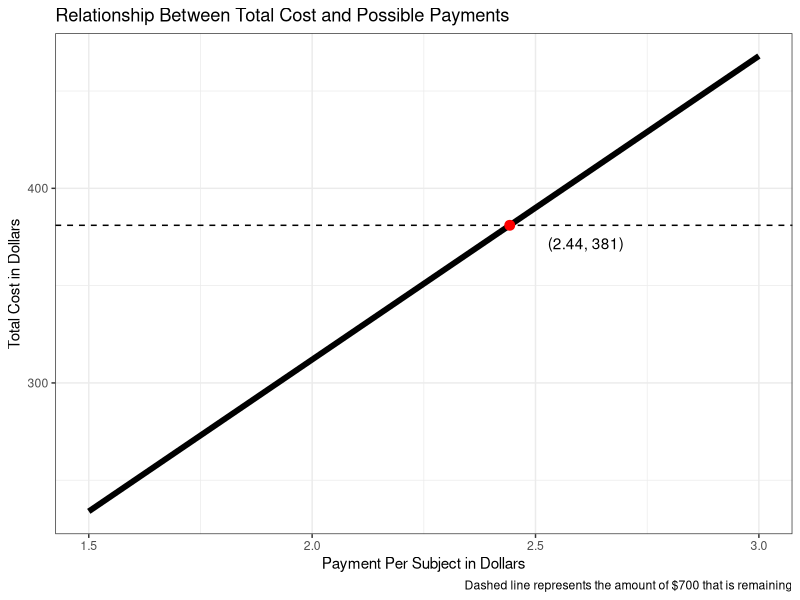
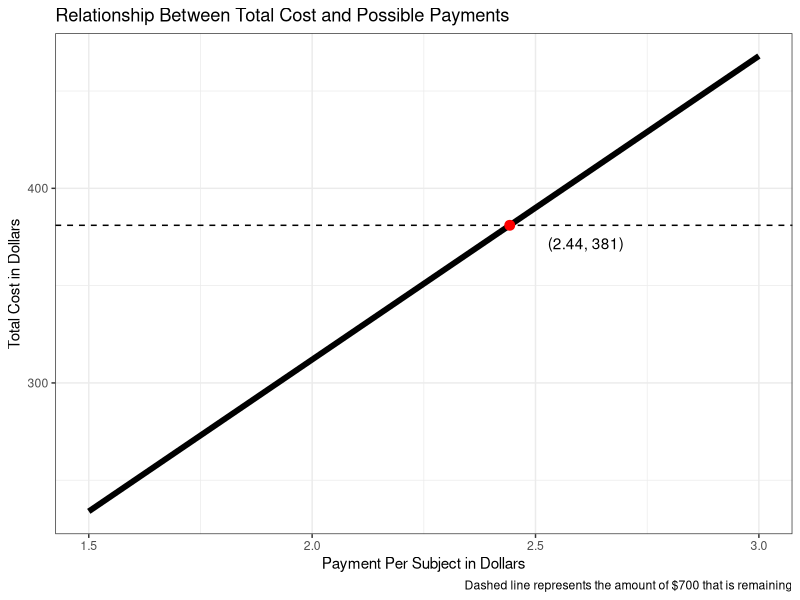

Write R code to recreate these figures, in order.
library(tidyverse)

computeCost <- function(payment) {
	return(payment * 130 + (payment * 130 * 0.2))
}


d <- data.frame(payment = seq(1.5, 3, 0.1))
d$totalCost <- computeCost(d$payment)

m1 <- lm(totalCost ~ payment, data = d)
intercept <- m1$coefficients[1]
slope <- m1$coefficients[2]

d1 <- data.frame(targetPayment = 381 / slope, targetCost = 381)

ggplot(d, aes(x = payment, y = totalCost)) +
	geom_line(size = 2) +
	labs(
		title = 'Relationship Between Total Cost and Possible Payments',
		x = 'Payment Per Subject in Dollars',
		y = 'Total Cost in Dollars',
		caption = 'Dashed line represents the amount of $700 that is remaining') +
	geom_hline(yintercept = 381, linetype = 'dashed') +
	geom_point(data = d1, aes(x = targetPayment, y = targetCost), size = 3, color = 'red') +
	#annotate('text', data = d1, aes(x = targetPayment + 10, y = targetCost + 10), label = paste('(', round(d1$targetPayment[1], 2), ', ', d1$targetCost[1], ')', sep = '')) +
	geom_text(data = d1, aes(x = targetPayment, y = targetCost, label = paste('(', round(d1$targetPayment[1], 2), ', ', d1$targetCost[1], ')', sep = '')), hjust = -.5, vjust = 2) +
	theme_bw() 

ggsave('exp3Payments.png', width = 5.5, height = 3.5, units = 'in', dpi = 96)
